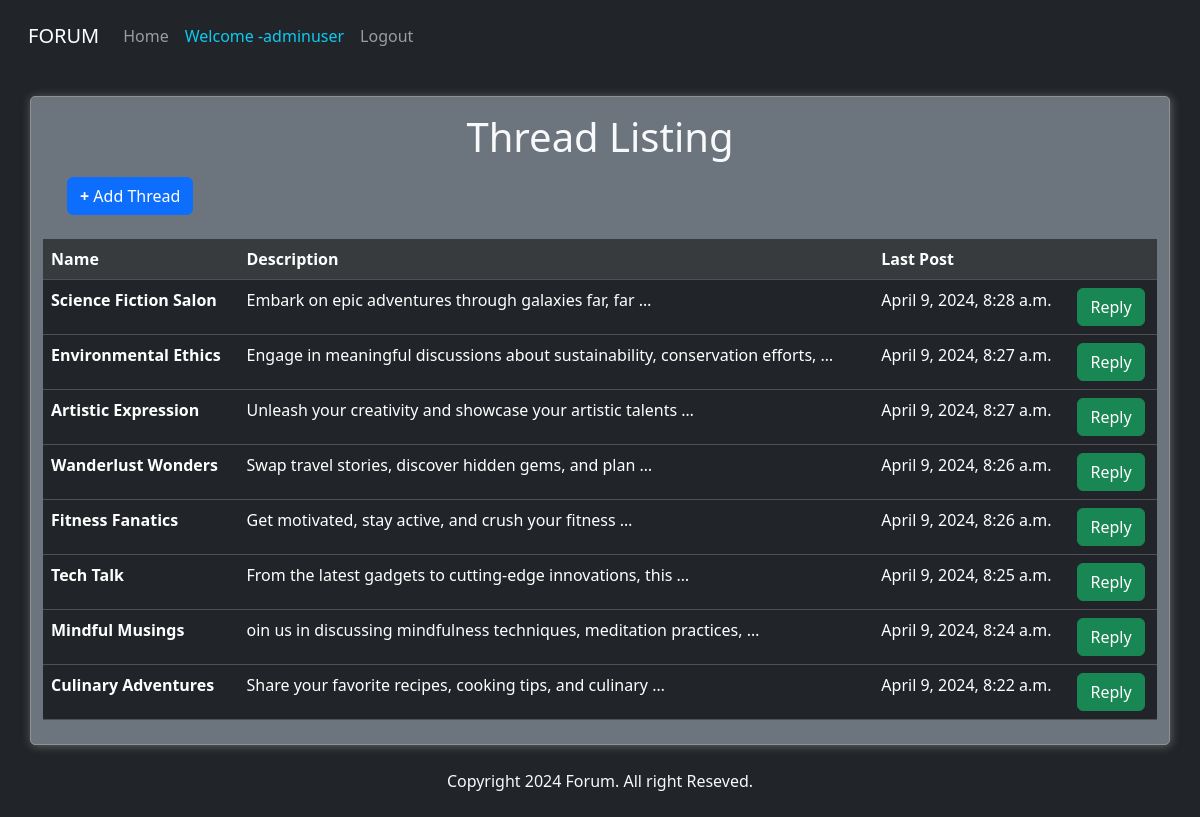
Screenshot of / (signed in) with the database file from the repository.
### forumapp/models.py (models this page shows, shortened)
class Thread(models.Model):
    title = models.CharField(max_length=40)
    description = models.CharField(max_length=600)
    date_created = models.DateTimeField(auto_now_add=True)

### forumapp/views.py (the view)
# urls.py: path('',views.index,name='index'),
def index(request):
    if request.method == 'POST':
        form = ThreadForm(request.POST)
        if form.is_valid():
            form.save()
            return redirect('index')
    else:
        form = ThreadForm()
    threads = Thread.objects.order_by('-date_created')
    return render(request, 'forumapp/index.html',{'form':form, 'threads':threads})

### templates/forumapp/index.html (shortened to what this page needs)
{% extends 'forumapp/base.html' %}
{% block body %}
<div class="container my-container my-4 bg-secondary">
    <center>
        <h1 class="my-3 text-light">Thread Listing</h1>
    </center>
    {% if user.is_authenticated %}
    <p>
        <button class="btn btn-primary mx-4" type="button" data-bs-toggle="collapse"
            data-bs-target="#collapseWidthExample" aria-expanded="false" aria-controls="collapseWidthExample">
            <strong>+</strong> Add Thread
        </button>
    </p>
    {% endif %}
    <table class="table table-dark table-hover my-4">
        <thead>
            <tr class="table-active">
                <th scope="col">Name</th>
                <th scope="col">Description</th>
                <th scope="col">Last Post</th>
                <th scope="col"></th>
            </tr>
        </thead>
        <tbody>
            {% for thread in threads %}
            <tr>
                <th scope="row"><a href="{% url 'thread' thread.id %}" style="text-decoration: none;color: white;">{{ thread.title }}</a></th>
                <td>{{ thread.description | truncatewords:8 }}</td>
                <td>{{ thread.date_created }}</td>
                {% if user.is_authenticated %}
                    <td><a href="{% url 'thread' thread.id %}" class="btn btn-success">Reply</a></td>
                {% else %}
                    <td><a href="{% url 'login' %}" class="btn btn-success">Login to Reply</a></td>
                {% endif %}
            </tr>
            {% endfor %}
        </tbody>
    </table>
</div>
<footer class="text-light mb-4">
    <center>Copyright {% now "Y" %} Forum. All right Reseved.</center>
</footer>
{% endblock %}

### templates/forumapp/base.html (shortened to what this page needs)
{% load static %}
<!DOCTYPE html>
<html lang="en">
<head>
    <link rel="stylesheet" href="{% static 'forumapp/css/style.css' %}">
    <link href="https://cdn.jsdelivr.net/npm/bootstrap@5.3.1/dist/css/bootstrap.min.css" rel="stylesheet">
</head>
<body class="bg-dark">
    <nav class="navbar navbar-dark navbar-expand-lg bg-body-body text-light bg-dark py-3 px-3">
        <div class="container-fluid">
          <a class="navbar-brand" href="{% url 'index' %}">FORUM</a>
          <div class="collapse navbar-collapse" id="navbarNav">
            <ul class="navbar-nav">
              <li class="nav-item text-danger">
                <a class="nav-link" aria-current="page" href="{% url 'index' %}">Home</a>
              </li>
              {% if user.is_authenticated %}
              <li class="nav-item">
                <a class="nav-link text-info" href="{% url 'profile' %}">Welcome -{{user.username}}</a>
              </li>
              <li class="nav-item">
              <form action="{% url 'logout' %}" method="post">
                <button type="submit" class="nav-link">Logout</button>
              </form>
            </li>
              {% else %}
              <li class="nav-item">
                <a class="nav-link " href="{% url 'login' %}">Login</a>
              </li>
              {% endif %}
            </ul>
          </div>
        </div>
      </nav>
    {% block body %}
    {% endblock %}
</body>
</html>

### static/forumapp/css/style.css (style rules this page uses)
.my-container { border: 1px solid rgb(145, 145, 145); box-shadow: 1px 1px 10px 0px rgb(100, 100, 100); border-radius: 5px; }

### rows the page displays
Thread: title "Science Fiction Salon", description "Embark on epic adventures through galaxies far, far …", date_created "April 9, 2024, 8:28 a.m."
Thread: title "Environmental Ethics", description "Engage in meaningful discussions about sustainability, conservation efforts, …", date_created "April 9, 2024, 8:27 a.m."
Thread: title "Artistic Expression", description "Unleash your creativity and showcase your artistic talents …", date_created "April 9, 2024, 8:27 a.m."
Thread: title "Wanderlust Wonders", description "Swap travel stories, discover hidden gems, and plan …", date_created "April 9, 2024, 8:26 a.m."
Thread: title "Fitness Fanatics", description "Get motivated, stay active, and crush your fitness …", date_created "April 9, 2024, 8:26 a.m."
Thread: title "Tech Talk", description "From the latest gadgets to cutting-edge innovations, this …", date_created "April 9, 2024, 8:25 a.m."
Thread: title "Mindful Musings", description "oin us in discussing mindfulness techniques, meditation practices, …", date_created "April 9, 2024, 8:24 a.m."
Thread: title "Culinary Adventures", description "Share your favorite recipes, cooking tips, and culinary …", date_created "April 9, 2024, 8:22 a.m."

### other values shown
{{ user.username }} "adminuser"
